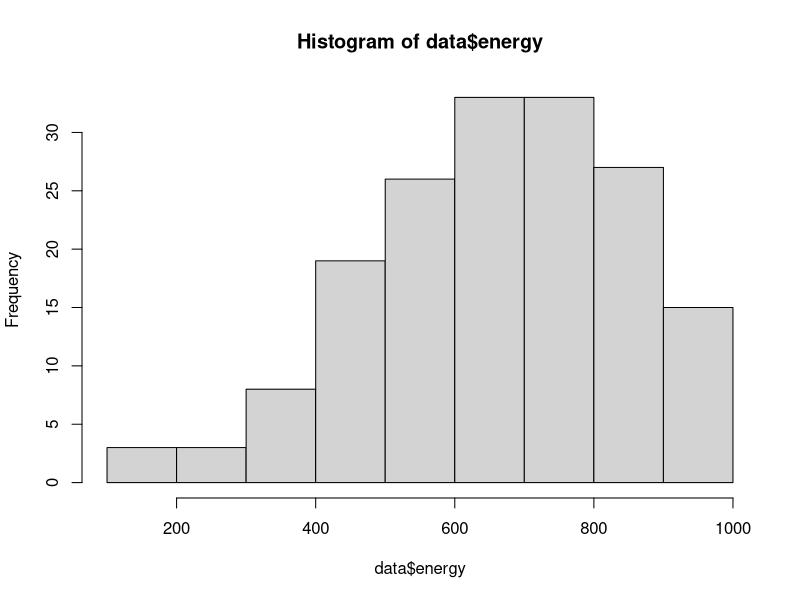
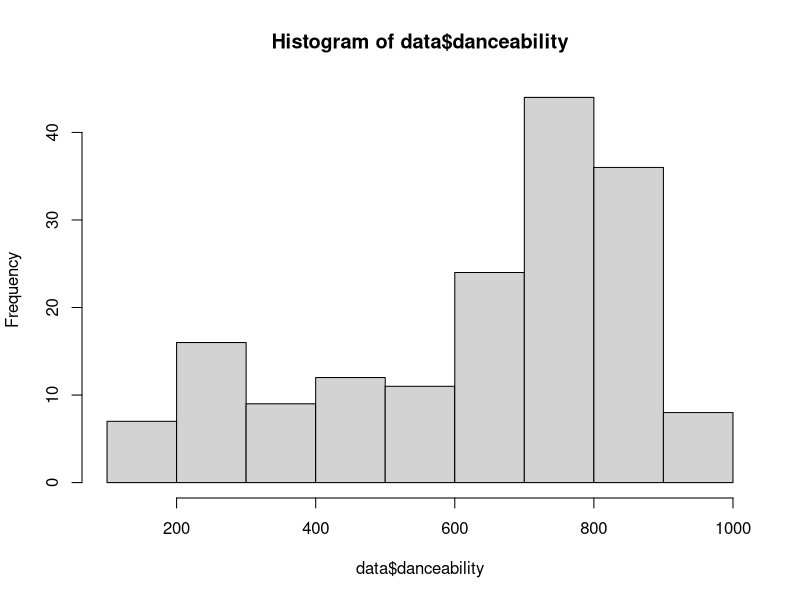
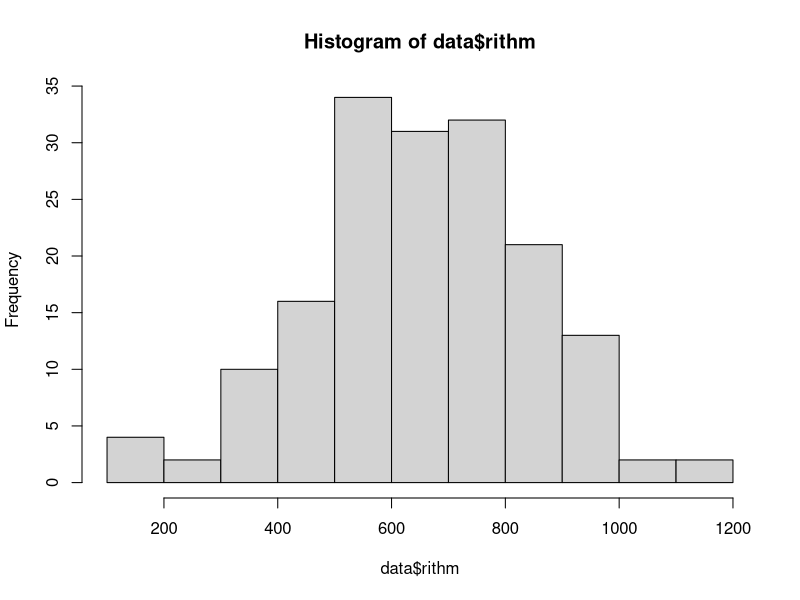
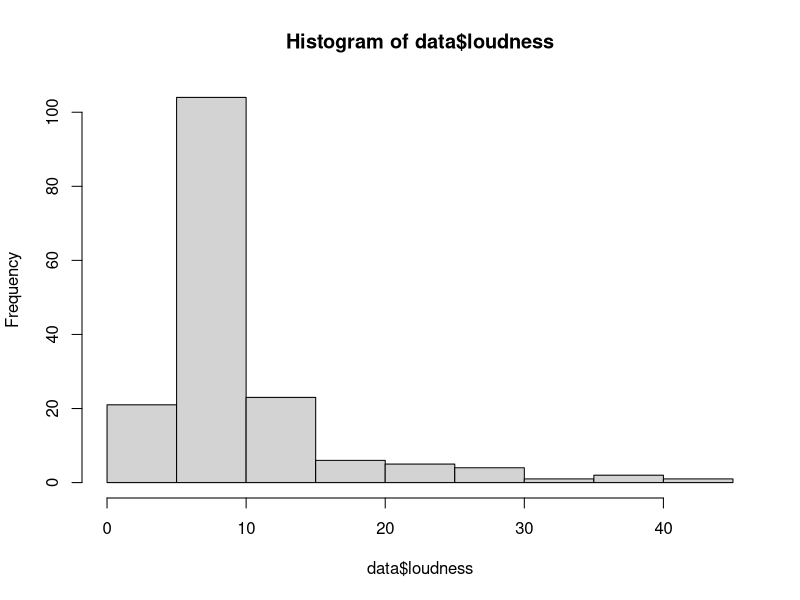
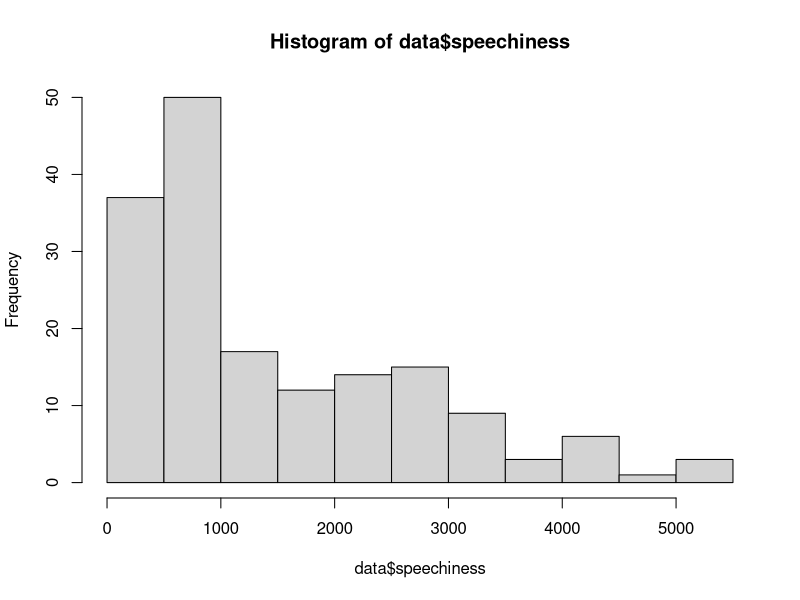
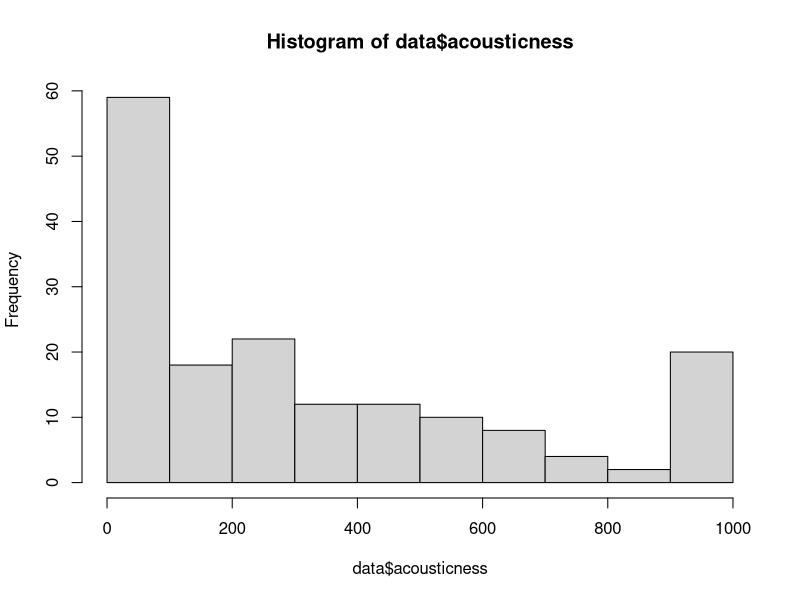
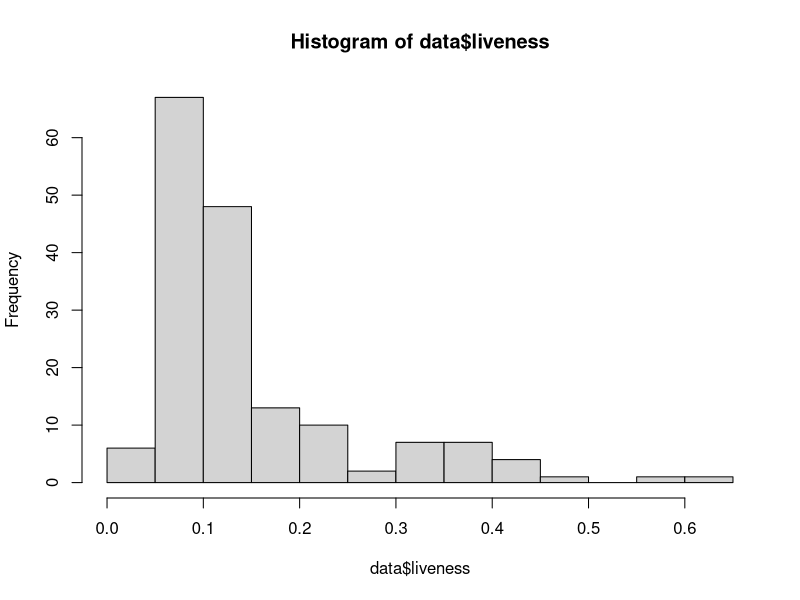
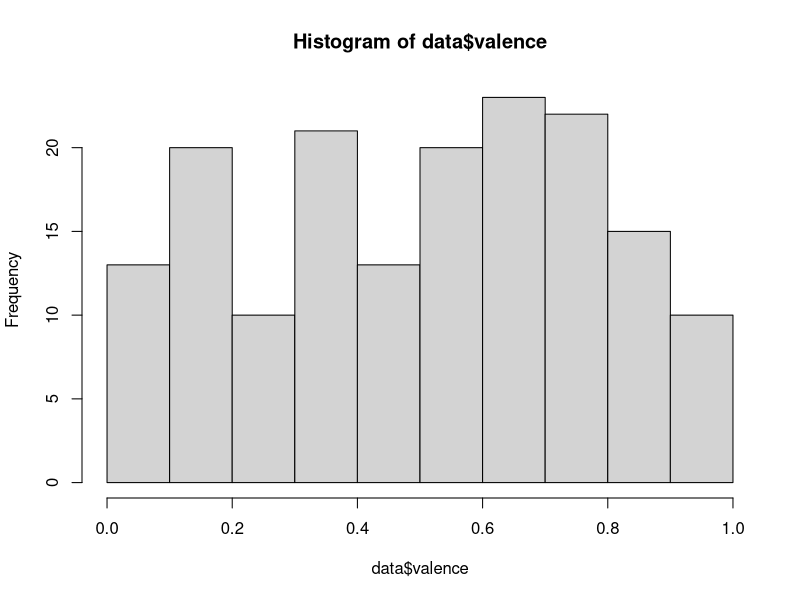

Source code (R) for these figures, in order: (Note: this script raises an error after producing the figures.)
## ---- chunk 1
knitr::opts_chunk$set(echo = TRUE)
## ---- chunk 2
library(readxl)
data<-read_excel("songstats.xlsx")
hist(data$energy)
hist(data$danceability)
hist(data$rithm)
hist(data$loudness)
hist(data$speechiness)
hist(data$acousticness)
hist(data$liveness)
hist(data$valence)
hist(data$tempo)
hist(data$duration_ms)

